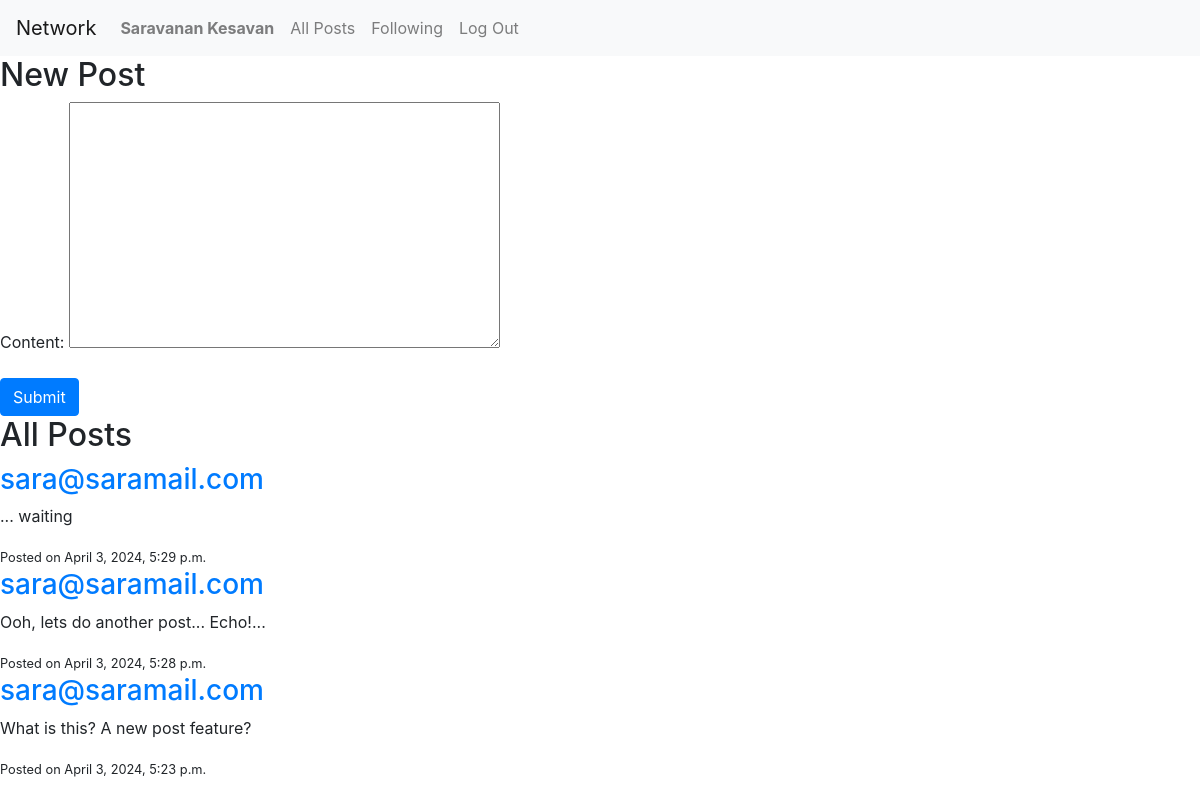
Before: / (signed in) with the older database file.
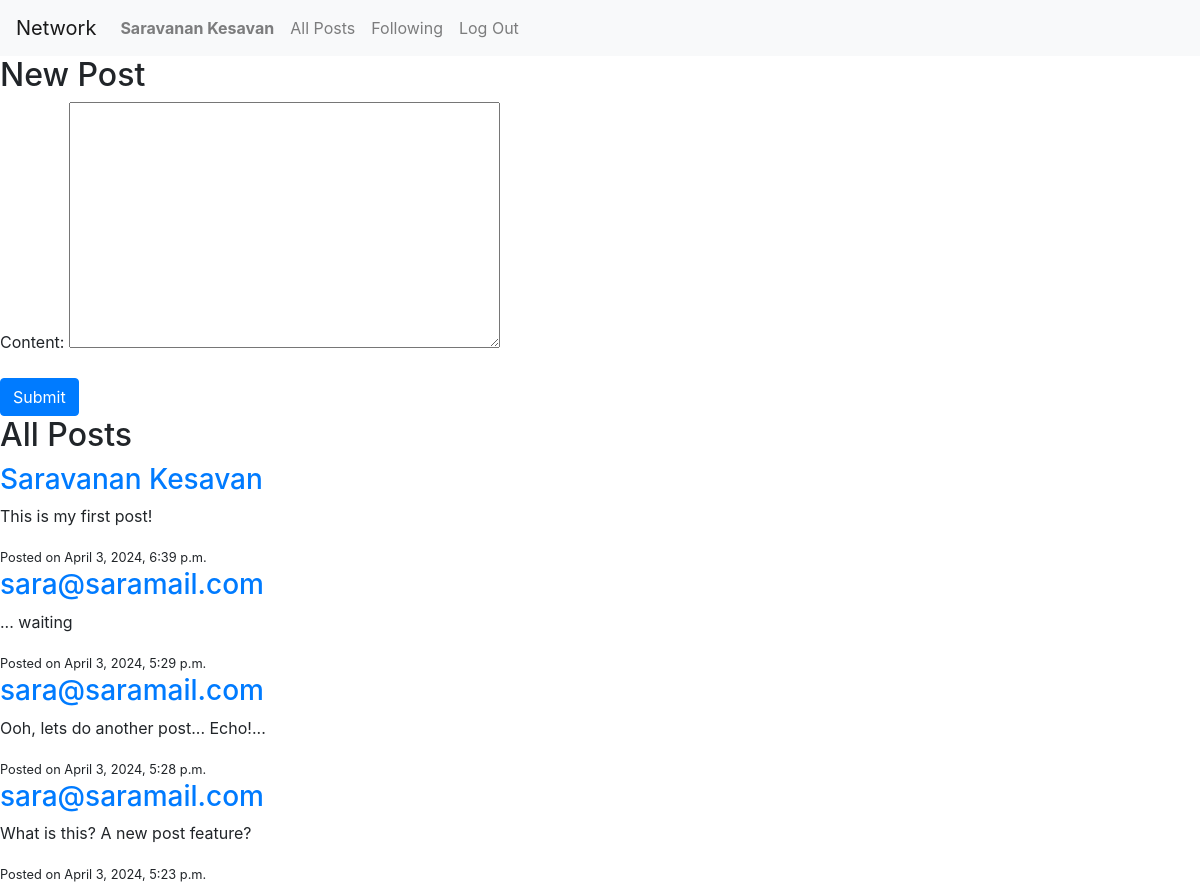
After: the same page with the newer database file.
### network/models.py (models this page shows, shortened)
class User(AbstractUser):
    followers = models.ManyToManyField('self', symmetrical=False, related_name='following', blank=True)

class Post(models.Model):
    content = models.TextField()
    creator = models.ForeignKey(User, on_delete=models.CASCADE, related_name="posts")
    timestamp = models.DateTimeField(auto_now_add=True)
    likes = models.ManyToManyField(User, related_name="liked_posts", blank=True)

### network/views.py (the view)
# urls.py: path("", views.index, name="index"),
@login_required
def index(request):
    posts = Post.objects.all().order_by('-timestamp')
    if request.method == "POST":
        form = NewPostForm(request.POST)
        if form.is_valid():
            post = form.save(commit=False)
            post.creator = request.user
            post.save()
            return redirect('index')
    else:
        form = NewPostForm()
    return render(request, "network/index.html", {'form': form, 'posts': posts})

### network/forms.py
class NewPostForm(forms.ModelForm):
    class Meta:
        model = Post
        fields = ['content']

### network/templates/network/index.html (shortened to what this page needs)
{% extends "network/layout.html" %}
{% block body %}
    {% if user.is_authenticated %}
        <div class="new-post-form">
            <h2>New Post</h2>
            <form method="post">
                {{ form.as_p }}
                <button type="submit" class="btn btn-primary">Submit</button>
            </form>
        </div>
    {% endif %}
    <div class="posts">
        <h2>All Posts</h2>
        {% for post in posts %}
            <div class="post">
                <h3><a href="{% url 'profile' username=post.creator.username %}">{{ post.creator.username }}</a></h3>
                <p>{{ post.content }}</p>
                <small>Posted on {{ post.timestamp }}</small>
            </div>
        {% endfor %}
    </div>
{% endblock %}

### network/templates/network/layout.html (shortened to what this page needs)
{% load static %}
<!DOCTYPE html>
<html lang="en">
    <head>
        <link rel="stylesheet" href="https://stackpath.bootstrapcdn.com/bootstrap/4.4.1/css/bootstrap.min.css">
        <link href="{% static 'network/styles.css' %}" rel="stylesheet">
    </head>
    <body>
        <nav class="navbar navbar-expand-lg navbar-light bg-light">
            <a class="navbar-brand" href="{% url 'index' %}">Network</a>
            <div>
              <ul class="navbar-nav mr-auto">
                {% if user.is_authenticated %}
                    <li class="nav-item">
                        <a class="nav-link" href="{% url 'profile' username=user.username %}"><strong>{{ user.username }}</strong></a>
                    </li>
                {% endif %}
                {% if user.is_authenticated %}
                    <li class="nav-item">
                        <a class="nav-link" href="{% url 'index' %}">All Posts</a>
                    </li>
                    <li class="nav-item">
                        <a class="nav-link" href="{% url 'following' %}">Following</a>
                    </li>
                    <li class="nav-item">
                        <a class="nav-link" href="{% url 'logout' %}">Log Out</a>
                    </li>
                {% endif %}
              </ul>
            </div>
          </nav>
        <div class="body">
            {% block body %}
            {% endblock %}
        </div>
    </body>
</html>

Changed rows visible on the page:
added Post: creator.username "Saravanan Kesavan", content "This is my first post!", timestamp "April 3, 2024, 6:39 p.m."
